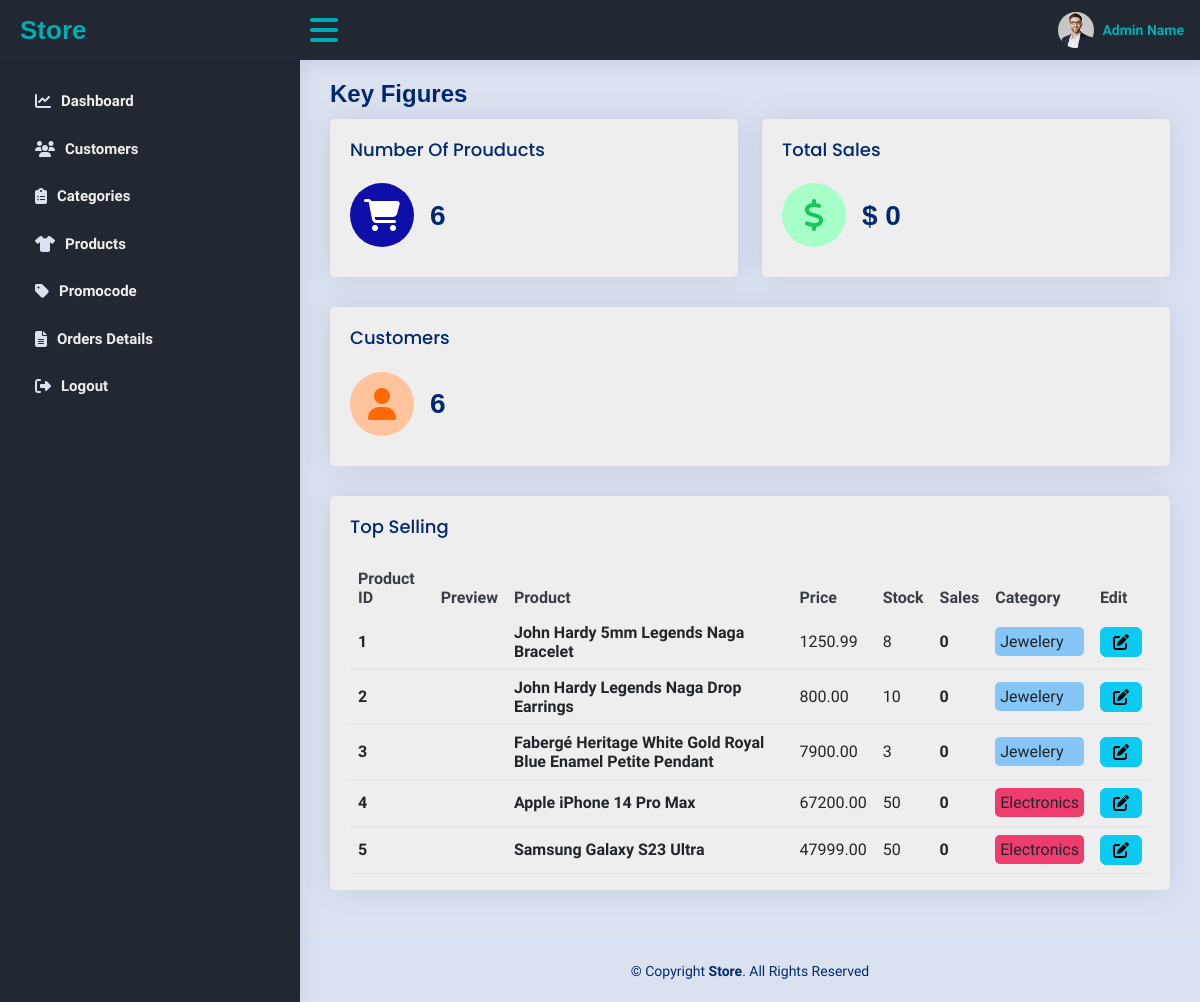
The page /Views/Dashboard.php on the database its author committed.
### tables this page shows
CREATE TABLE Products (
    productID INT PRIMARY KEY AUTO_INCREMENT,
    productName VARCHAR(255),
    description TEXT,
    price DECIMAL(10, 2),
    stockQuantity INT,
    numSales INT DEFAULT 0,
    categoryID INT,
    FOREIGN KEY (CategoryID) REFERENCES Categories(CategoryID)
);

CREATE TABLE Categories (
    categoryID INT PRIMARY KEY AUTO_INCREMENT,
    categoryName VARCHAR(255),
    imgURL VARCHAR(255)
);

### Models/DBManager.php (called while the page is built, shortened)
<?php
class DBManager {
    private static $instance = null;
    public $conn;
    public static function getInstance() {
        if (!self::$instance) {
            self::$instance = new DBManager();
        }
        return self::$instance;
    }
    private function connect($servername, $username, $password, $dbname) {
        $this->conn = new mysqli($servername, $username, $password, $dbname);
    }
    public function select($stmt){
        $result=$this->conn->query($stmt);
        if($result->num_rows>0){
            while($row=$result->fetch_all(MYSQLI_ASSOC)){
                return $row;
            }
        }else{
            return false;
        }
    }
      public function apply_function_to_column($function, $table_name, $column_name, $condition_column = null, $condition_value = null) {
        if ($condition_column && $condition_value) {
            $sql = "SELECT $function($column_name) AS result FROM $table_name WHERE $condition_column = ?";
            $stmt = $this->conn->prepare($sql);
            $stmt->bind_param("s", $condition_value);
        } else {
            $sql = "SELECT $function($column_name) AS result FROM $table_name";
            $stmt = $this->conn->prepare($sql);
        }
        $stmt->execute();
        $result = $stmt->get_result();
        $row = $result->fetch_assoc();
        return $row['result'];
    }
}
?>

### Views/Dashboard.php (the view, shortened to what this page needs)
<?php
require_once './../Shared/Links.php';
require_once './../Shared/Header.php';
require_once './../Shared/Sidebar.php';
require_once __DIR__ . "../../Models/DBManager.php";
?>
<main id="main" class="main">
    <div class="pagetitle">
        <h1>Key Figures</h1>
    </div>
    <?php
    $db = DBManager::getInstance();
    $countOfProducts = $db->apply_function_to_column("COUNT", "Products", "productID");
    $sales = $db->apply_function_to_column("SUM","Orders", "totalAmount");
    $custs = $db->apply_function_to_column('COUNT','Users', "userName", "role", "customer");
    $limitTopSales = 5;
    $prods= $db->select("SELECT p.productID, p.productName, p.price, p.stockQuantity, p.numSales, p.categoryID, p.imgURL, c.categoryName FROM Products p JOIN Categories c ON p.categoryID = c.categoryID ORDER BY p.numSales DESC LIMIT ". $limitTopSales);
    ?>
    <section class="section dashboard">
        <div class="row">
            <div class="col-lg-12">
                <div class="row">
                    <div class="col-xxl-4 col-md-6">
                        <div class="card info-card sales-card">
                            <div class="card-body">
                                <h5 class="card-title">Number Of Prouducts</h5>
                                <div class="d-flex align-items-center">
                                    <div class="card-icon rounded-circle d-flex align-items-center justify-content-center">
                                        <i class="fa-solid fa-cart-shopping"></i>
                                    </div>
                                    <div class="ps-3">
                                        <h6><?php echo $countOfProducts ?></h6>
                                    </div>
                                </div>
                            </div>
                        </div>
                    </div>
                    <div class="col-xxl-4 col-md-6">
                        <div class="card info-card revenue-card">
                            <div class="card-body">
                                <h5 class="card-title">Total Sales</h5>
                                <div class="d-flex align-items-center">
                                    <div class="card-icon rounded-circle d-flex align-items-center justify-content-center">
                                        <i class="fa-solid fa-dollar-sign"></i>
                                    </div>
                                    <div class="ps-3">
                                        <h6>$ <?php echo isset($sales)? $sales:0; ?></h6>
                                    </div>
                                </div>
                            </div>
                        </div>
                    </div>
                    <div class="col-xxl-4 col-xl-12">
                        <div class="card info-card customers-card">
                            <div class="card-body">
                                <h5 class="card-title">Customers</h5>
                                <div class="d-flex align-items-center">
                                    <div class="card-icon rounded-circle d-flex align-items-center justify-content-center">
                                        <i class="fa-solid fa-user"></i>
                                    </div>
                                    <div class="ps-3">
                                        <h6><?php echo $custs ?></h6>
                                    </div>
                                </div>
                            </div>
                        </div>
                    </div>
                    <div class="col-12">
                        <div class="card top-selling overflow-auto">
                            <div class="card-body pb-0">
                                <h5 class="card-title">Top Selling</h5>
                                <table class="table table-border">
                                <thead>
                                        <tr>
                                            <th>Product ID</th>
                                            <th>Preview</th>
                                            <th>Product</th>
                                            <th>Price</th>
                                            <th>Stock</th>
                                            <th>Sales</th>
                                            <th>Category</th>
                                            <th>Edit</th>
                                        </tr>
                                    </thead>
                                    <?php
                                    function getCategoryColor($categoryName)
                                    {
                                        $hash = md5($categoryName);
                                        return '#' . substr($hash, 0, 6);
                                    }
                                    ?>
                                    <?php foreach ($prods as $row) : ?>
                                        <tbody>
                                            <tr>
                                                <td><span class="fw-bold"><?php echo $row['productID']; ?></span></td>
                                                <th><span><img src="<?php echo $row['imgURL']; ?>" alt=""></span></th>
                                                <td><span class="fw-bold"><?php echo $row['productName']; ?></span></td>
                                                <td><?php echo $row['price']; ?></td>
                                                <td><?php echo $row['stockQuantity']; ?></td>
                                                <td class="fw-bold"><?php echo $row['numSales']; ?></td>
                                                <td>
                                                    <div style="background-color: <?php echo getCategoryColor($row['categoryName']); ?>; padding: 5px; border-radius: 5px;"><?php echo $row['categoryName']; ?></div>
                                                </td>
                                                <td>
                                                    <button class="btn btn-info"><i class="fa-solid fa-pen-to-square"></i></button>
                                                </td>
                                            </tr>
                                        </tbody>
                                    <?php endforeach; ?>
                                </table>
                            </div>
                        </div>
                    </div>
                </div>
            </div>
        </div>
    </section>
</main>
<?php
include_once './../Shared/Footer.php';
?>

### Shared/Links.php (shortened to what this page needs)
<head>
  <link href="../assets/css/bootstrap.min.css" rel="stylesheet">
  <link rel="stylesheet" href="../assets/css/all.min.css">
  <link href="../assets/css/style.css" rel="stylesheet">
</head>

### Shared/Header.php
<header id="header" class="header fixed-top d-flex align-items-center">
  <div class="d-flex align-items-center justify-content-between">
    <span class="logo d-flex align-items-center">
      <span class="d-none d-lg-block">Store</span>
    </span>
    <i class="fa-solid fa-bars toggle-sidebar-btn"></i>
  </div>
  <nav class="header-nav ms-auto">
    <ul class="d-flex align-items-center">
      <li class="nav-item dropdown pe-3">
        <a class="nav-link nav-profile d-flex align-items-center pe-0" href="#" data-bs-toggle="dropdown">
          <img src="../assets/img/profile-img.jpg" alt="Profile" class="rounded-circle">
          <span style="color: #00adb5;" class="d-none d-md-block  ps-2">Admin Name</span>
        </a>
      </li>
    </ul>
  </nav>
</header>

### Shared/Sidebar.php
<aside id="sidebar" class="sidebar">
    <ul class="sidebar-nav" id="sidebar-nav">
        <li class="nav-item">
            <a class="nav-link collapsed" href="../../store_admin_view/Views/Dashboard.php">
                <i class="fa-solid fa-chart-line"></i>
                <span>Dashboard</span>
            </a>
        </li>
        <li class="nav-item">
            <a class="nav-link collapsed" href="../../store_admin_view/Views/Customers.php">
                <i class="fa-solid fa-users"></i>
                <span>Customers</span>
            </a>
        </li>
        <li class="nav-item">
            <a class="nav-link collapsed" href="../../store_admin_view/Views/Category.php">
                <i class="fa-solid fa-clipboard-list"></i>
                <span>Categories</span>
            </a>
        </li>
        <li class="nav-item">
            <a class="nav-link collapsed" href="../../store_admin_view/Views/Products.php">
                <i class="fa-solid fa-shirt"></i>
                <span>Products</span>
            </a>
        </li>
        <li class="nav-item">
            <a class="nav-link collapsed" href="../../store_admin_view/Views/Promocode.php">
                <i class="fa-solid fa-tag"></i>
                <span>Promocode</span>
            </a>
        </li>
        <li class="nav-item">
            <a class="nav-link collapsed" href="../../store_admin_view/Views/Orders.php">
                <i class="fa-solid fa-file-lines"></i>
                <span>Orders Details</span>
            </a>
        </li>
        <li class="nav-item">
            <a class="nav-link collapsed" href="../../store_admin_view/Views/Logout.php">
                <i class="fa-solid fa-right-from-bracket"></i>
                <span>Logout</span>
            </a>
        </li>
    </ul>
</aside>

### Shared/Footer.php
<footer id="footer" class="footer">
  <div class="copyright">
    &copy; Copyright <strong><span>Store</span></strong>. All Rights Reserved
  </div>
</footer>

### assets/css/style.css (style rules this page uses)
* { font-family: 'Roboto Condensed', sans-serif; }
a { color: #4154f1; text-decoration: none; }
h1, h2, h3, h4, h5, h6 { font-family: "Nunito", sans-serif; }
#main { margin-top: 60px; padding: 20px 30px; transition: all 0.3s; }
.pagetitle { margin-bottom: 10px; }
.pagetitle h1 { font-size: 24px; margin-bottom: 0; font-weight: 600; color: #012970; }
.card { margin-bottom: 30px; border: none; border-radius: 5px; box-shadow: 0px 0 30px rgba(1, 41, 112, 0.1); background-color: var(--fourth-color); }
.card-title { padding: 20px 0 15px 0; font-size: 18px; font-weight: 500; color: #012970; font-family: "Poppins", sans-serif; }
.card-body { padding: 0 20px 20px 20px; }
.logo { line-height: 1; }
@media (min-width: 1200px) { .logo { width: 280px; } }
.logo span { font-size: 26px; font-weight: 700; color: var(--third-color); font-family: "Nunito", sans-serif; }
.header { transition: all 0.5s; z-index: 997; height: 60px; box-shadow: 0px 2px 20px rgba(1, 41, 112, 0.1); background-color: var(--one-color-); padding-left: 20px; }
.header .toggle-sidebar-btn { font-size: 32px; padding-left: 10px; cursor: pointer; color: var(--third-color); }
.header-nav ul { list-style: none; }
.header-nav>ul { margin: 0; padding: 0; }
.header-nav .nav-profile { color: var(--third-color) !important; }
.header-nav .nav-profile img { max-height: 36px; }
.header-nav .nav-profile span { font-size: 14px; font-weight: 600; }
.sidebar { position: fixed; top: 60px; left: 0; bottom: 0; width: 300px; z-index: 996; transition: all 0.3s; padding: 20px; overflow-y: auto; scrollbar-width: thin; scrollbar-color: #aab7cf transparent; box-shadow: 0px 0px 20px rgba(1, 41, 112, 0.1); background-color: var(--one-color-); }
@media (min-width: 1200px) { #main, #footer { margin-left: 300px; } }
.sidebar-nav { padding: 0; margin: 0; list-style: none; }
.sidebar-nav li { padding: 0; margin: 0; list-style: none; }
.sidebar-nav .nav-item { margin-bottom: 5px; }
.sidebar-nav .nav-link { display: flex; align-items: center; font-size: 15px; font-weight: 600; color: #4154f1; transition: 0.3; background: #f6f9ff; padding: 10px 15px; border-radius: 4px; }
.sidebar-nav .nav-link i { font-size: 16px; margin-right: 10px; color: #4154f1; }
.sidebar-nav .nav-link.collapsed { color: var(--fourth-color); background: var(--one-color-); transition: all 0.7s; }
.sidebar-nav .nav-link.collapsed i { color: var(--sixth-color); }
.dashboard .info-card { padding-bottom: 10px; }
.dashboard .info-card h6 { font-size: 28px; color: #012970; font-weight: 700; margin: 0; padding: 0; }
.dashboard .card-icon { font-size: 32px; line-height: 0; width: 64px; height: 64px; flex-shrink: 0; flex-grow: 0; }
.dashboard .sales-card .card-icon { color: #ffffff; background: #0e0ea8; }
.dashboard .revenue-card .card-icon { color: #19c65c; background: #a5ffc7; }
.dashboard .customers-card .card-icon { color: #ff6905; background: #ffc49b; }
.dashboard .top-selling { font-size: 14px; }
.dashboard .top-selling .table thead { background: #f6f6fe; }
.dashboard .top-selling .table thead th { border: 0; }
.dashboard .top-selling .table tbody td { vertical-align: middle; }
.footer { padding: 20px 0; font-size: 14px; transition: all 0.3s; border-top: 1px solid #cddfff; }
.footer .copyright { text-align: center; color: #012970; }
table { background-color: var(--fourth-color) !important; }
th { color: var(--two-color-) !important; }

### rows shown on the page
products: productID "1", productName "John Hardy 5mm Legends Naga Bracelet", price "1250.99", stockQuantity "8", numSales "0", categoryID.categoryName "Jewelery"
products: productID "2", productName "John Hardy Legends Naga Drop Earrings", price "800.00", stockQuantity "10", numSales "0", categoryID.categoryName "Jewelery"
products: productID "3", productName "Fabergé Heritage White Gold Royal Blue Enamel Petite Pendant", price "7900.00", stockQuantity "3", numSales "0", categoryID.categoryName "Jewelery"
products: productID "4", productName "Apple iPhone 14 Pro Max", price "67200.00", stockQuantity "50", numSales "0", categoryID.categoryName "Electronics"
products: productID "5", productName "Samsung Galaxy S23 Ultra", price "47999.00", stockQuantity "50", numSales "0", categoryID.categoryName "Electronics"

### other values the page prints
$countOfProducts "6"
$custs "6"
